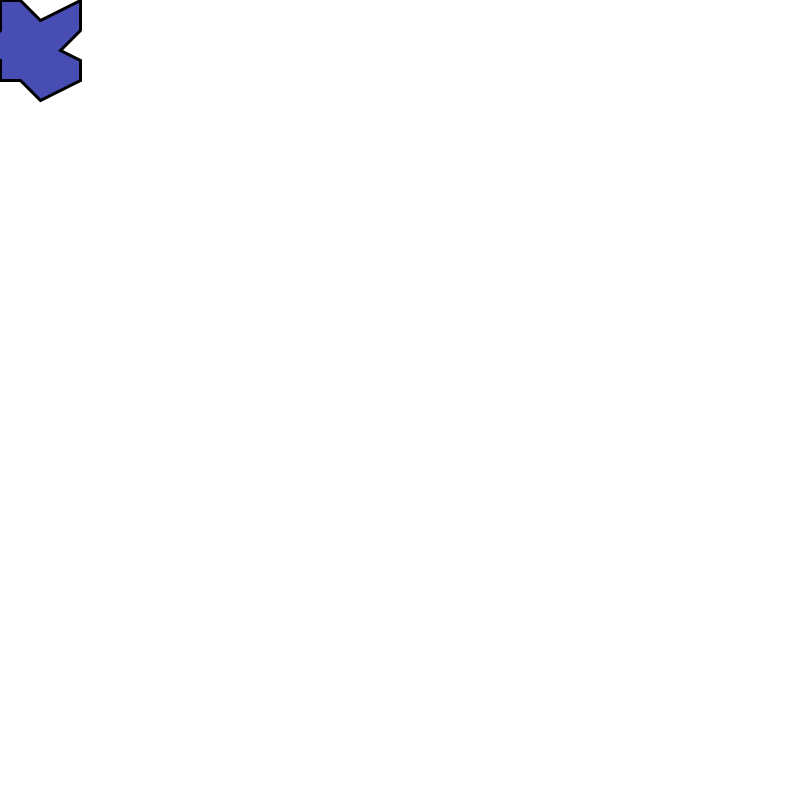
Frame 1 (no input)
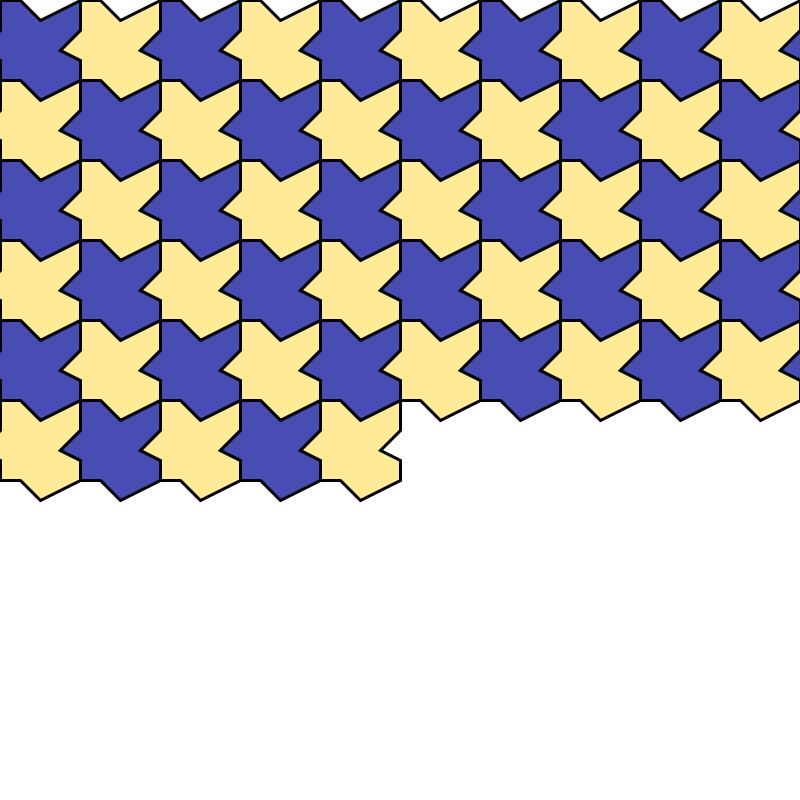
Frame 60 (the mouse pressed at the canvas centre just before this capture)
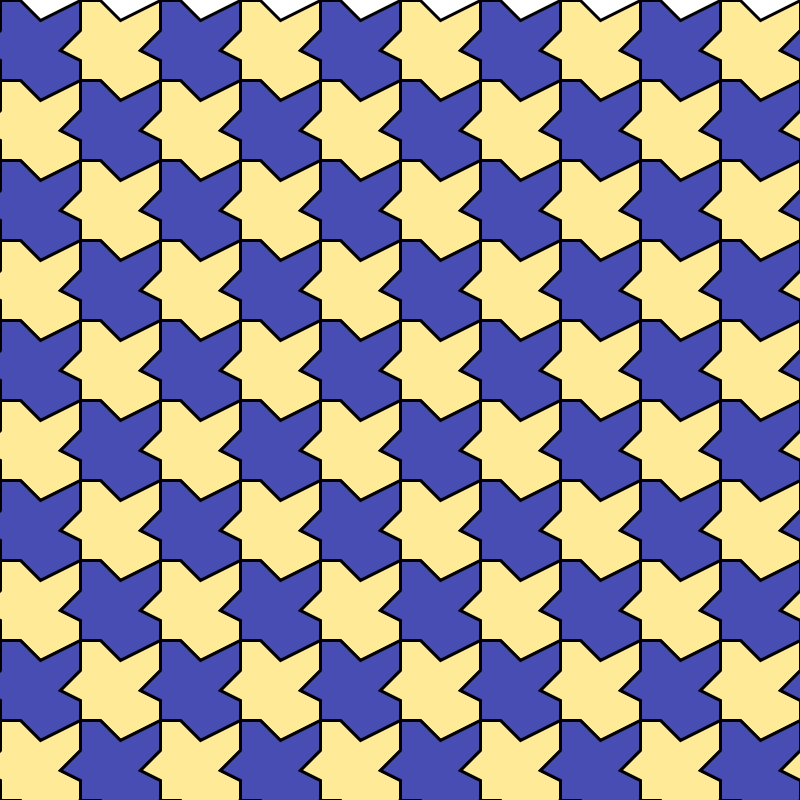
Frame 120 (the mouse held since frame 60 and released just before this capture)

The Processing sketch that drew these frames (run headless with seeded random() and noise(); from frame 60 on, the mouse is pressed at the canvas centre):

// Processing sketch: Tessellation
// ── Tessellation.pde
// global variables – we can use these anywhere (in setup() function and in draw() function)
int column = 0; // tracks what column we are on
int row = 0; // tracks what row we are on

// STUDENTS: You will need to change these values to match the size of your shape
int shapeWidth = 80; // tracks the width of the square my shape is made out of
int shapeHeight = 80; // tracks the height of the square my shape is made out of

// this runs once
void setup() {

  // create a square canvas that is four times as large, by area, as my starting shape's boundaries (80x80)
  // STUDENTS: Make sure canvas width is some multiple of the width of your shape – same goes for canvas height
  size(800, 800);

  // white background
  background(255, 255, 255);

  // thick stroke  
  strokeWeight(3);

  // black stroke (border)
  stroke(0);

  // slow things down
  frameRate(5);
}

// this functions loops forever (unless we tell it to stop)
void draw() {

  // use the translate shortcut (move the origin of the canvas)
  // this is what allows each shape to be drawn in a different position on the screen
  translate(column*shapeWidth, row*shapeHeight);

  // alternate fill colours for shape
  // --> uses modulus arithmetic
  // --> e.g.: 5 % 2 gives 1, the remainder after dividing
  // --> e.g.: 4 % 2 gives 0
  // STUDENTS: Try different colours!  You just need to find the RGB values for each colour.
  // Visit https://kuler.adobe.com/create/color-wheel/ to get harmonious R-ed, G-reen, B-lue colour combinations
  if (row % 2 == 0) {
    if (column % 2 == 0) {
      //    R   G   B
      fill(71, 77, 178); // blue fill when row # is even, and, column # is even
    } 
    else {
      //    R   G   B
      fill(255, 234, 152); // tan fill when row # is even, and, column # is odd
    }
  } 
  else {
    if (column % 2 == 0) {
      //    R   G   B
      fill(255, 234, 152); // tan when row # is odd, and column # is even
    } 
    else {
      //    R   G   B
      fill(71, 77, 178); // blue when row # is odd, and column # is even
    }
  }
  
  // draw my shape
  // STUDENTS: Replace this code with the code that draws your shape
  beginShape(); 
  vertex(0, 0); // starting vertex
  vertex(20, 0);
  vertex(40, 20);
  vertex(80, 0);
  vertex(80, 30); // vertex 5
  vertex(60, 50);
  vertex(80, 60);
  vertex(80, 80);
  vertex(40, 100);
  vertex(20, 80); // vertex 10
  vertex(0, 80);
  vertex(0, 60);
  vertex(-20, 50);
  vertex(0, 30);
  vertex(0, 0); // back to starting vertex
  endShape();

  // increase column count
  column++;

  // at end of first row, start new row and reset the column
  if (column > width / shapeWidth) {
    column = 0;
    row++; // increase row count
  }

  // after all rows completed, end program
  if (row > height / shapeHeight) {
    noLoop();
  }
  
}
